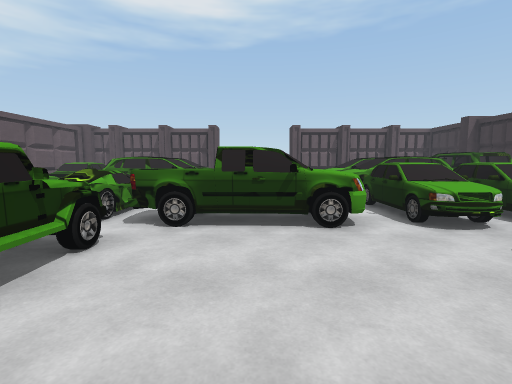
[1] (above)

24 first-person views from a walk through a Unity game level. The camera is 1.5 m above the floor, tilts 6° down and sees 85° across. The floor is counted in squares, 1 m on a side. Each view is taken from the middle of a square. On the plan, view 1 faces up. The plan holds only what a view shows up to about 14 squares ahead; the rest is blank. The place goes on beyond the plan. The player character is not drawn.

[2]
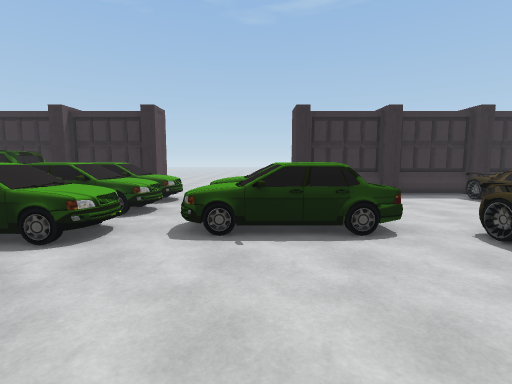

[3]
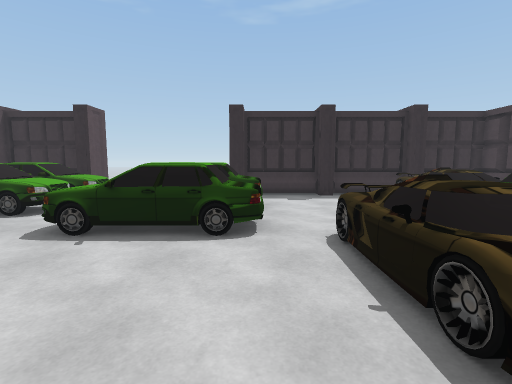

[4]
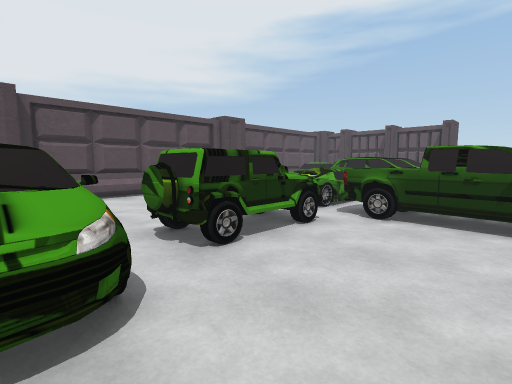

[5]
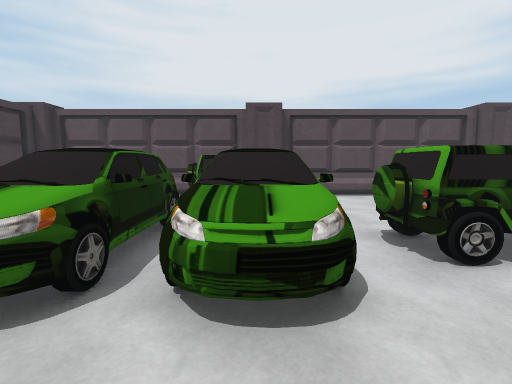

[6]
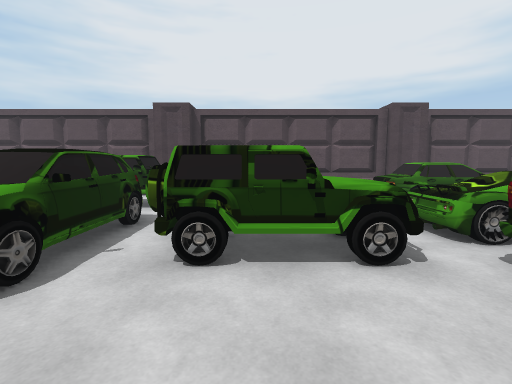

[7]
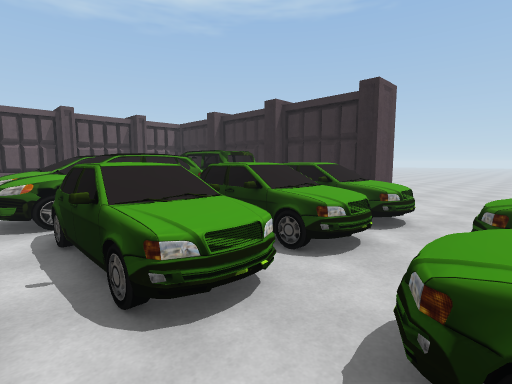

[8]
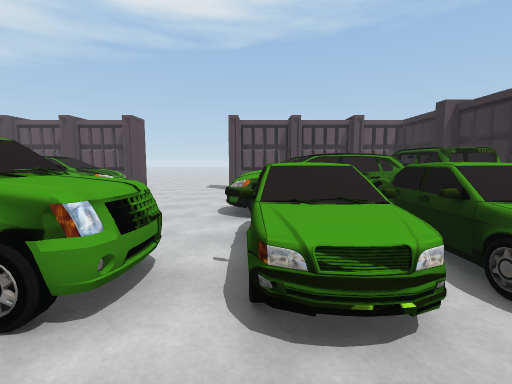

[9]
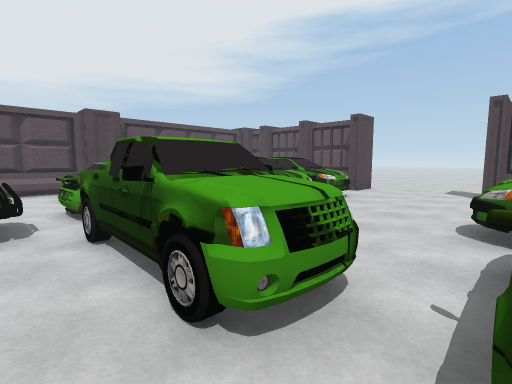

[10]
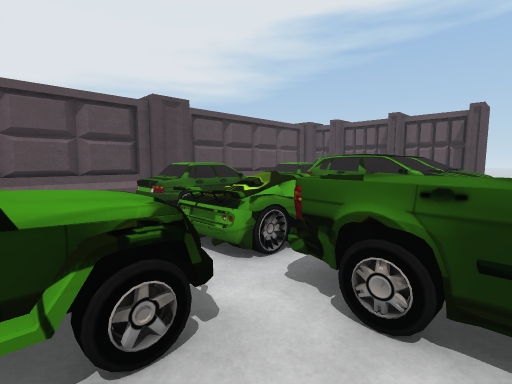

[11]
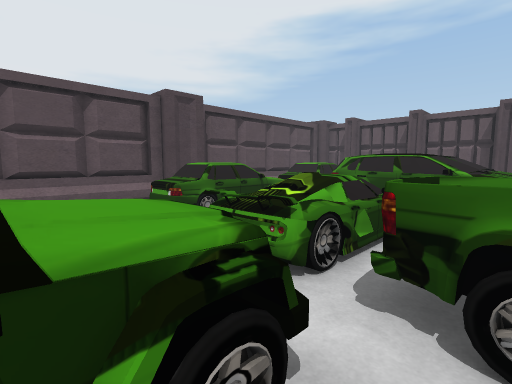

[12]
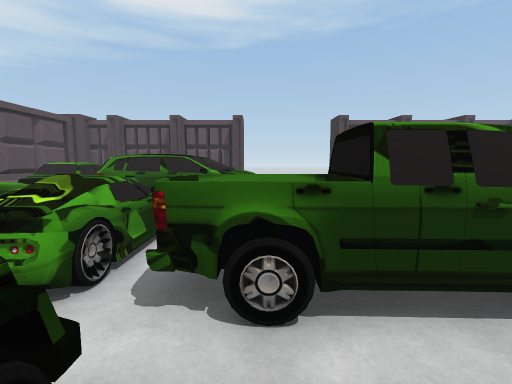

[13]
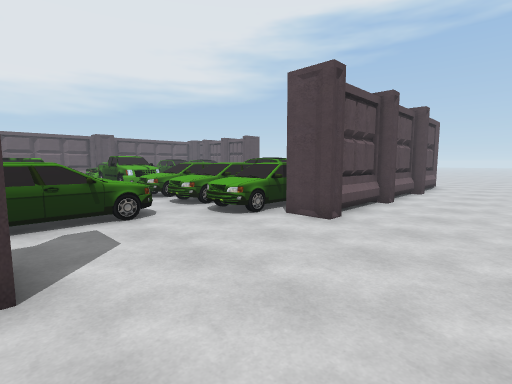

[14]
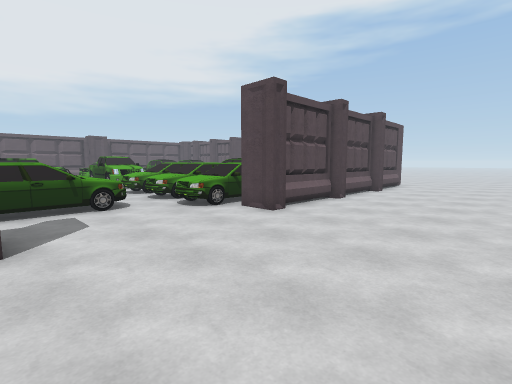

[15]
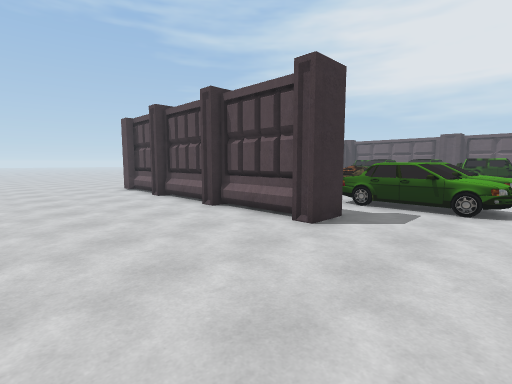

[16]
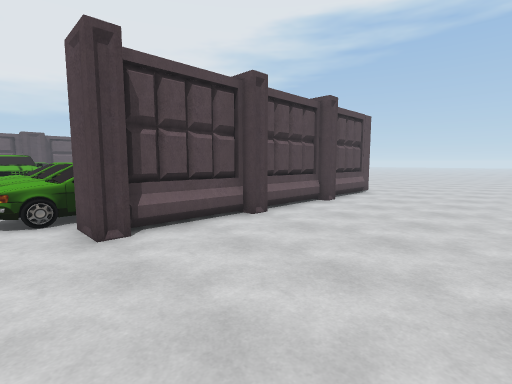

[17]
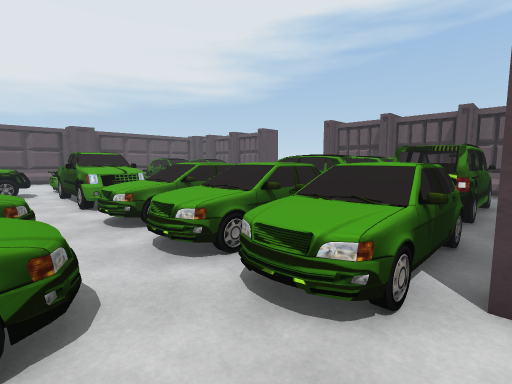

[18]
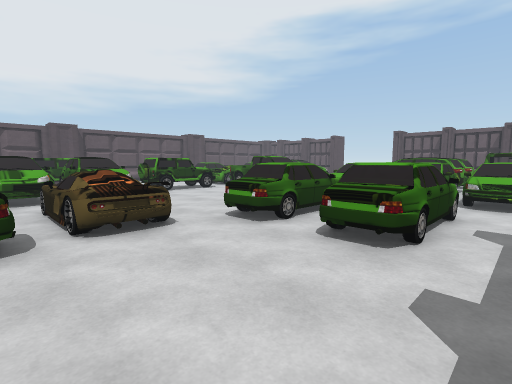

[19]
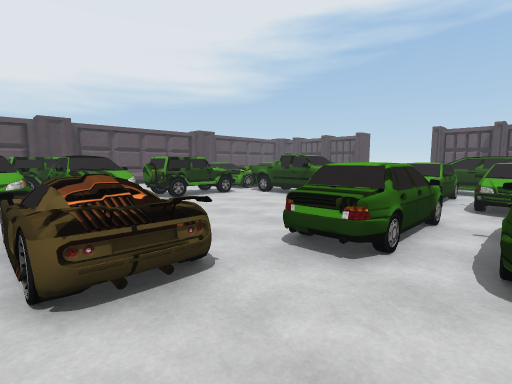

[20]
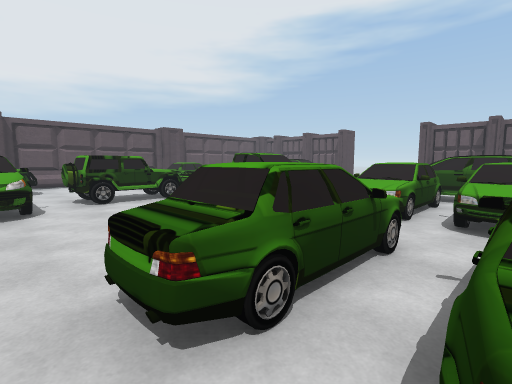

[21]
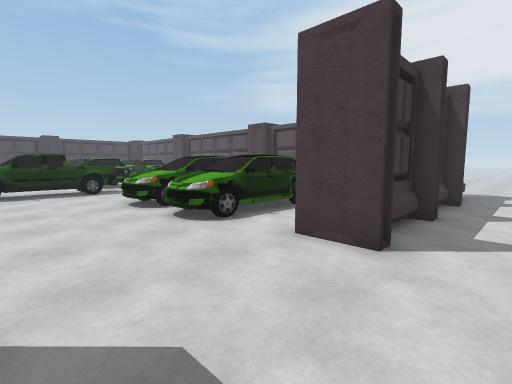

[22]
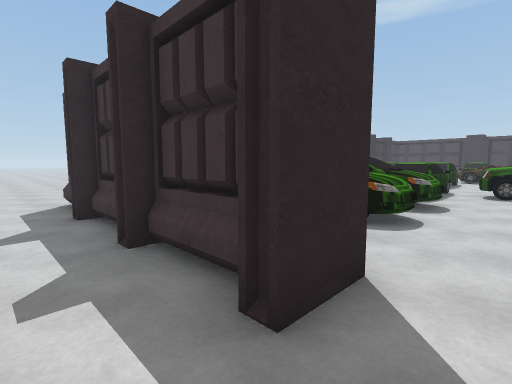

[23]
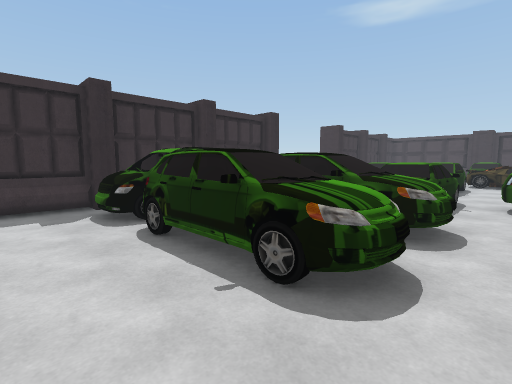

[24]
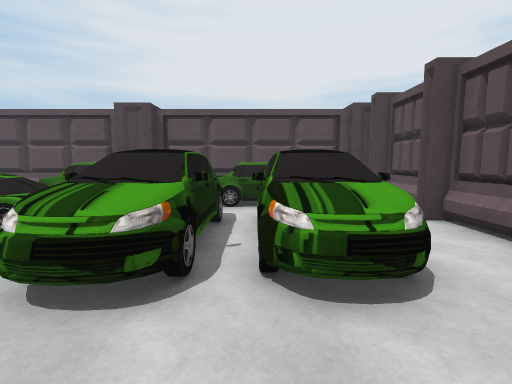

### Floor plan
Key: @ floor where view 1 was taken; # wall or solid block; . main floor; : floor 0.5 m higher than the main floor; + floor 1 m higher than the main floor; = window, fence, low wall or low ledge; ^ raised ledge; B box; C car; O other object.
Columns run from 15 left of view 1 to 19 right of it. Each row starts with its distance up from view 1.
 23       ......................    ..
 22 ..................................
 21 ..B  #BBB#BB#.....#BB#BBB# BB.....
 20    BB#BBB#BB#.....#BB#BBBBB  .....
 19    #     ..................BB.....
 18    #      .................BB.....
 17    #     OOOOO...........O.BB......
 16    # OO  OOOOO....OOOOOOOOO##......
 15    # OOOOOOOOO....OOOOOOOOOBB......
 14    # OOO OOOOO......   OOOOBB......
 13    # OO  OOOOO....OOOOOOOOOBB......
 12    #   OOOOOOO....OOOOOOOOO##......
 11    #  OO   C ......        BB......
 10    ##OOO CCC ......OOOOOOOOBB......
  9    ##OOO CCC.......OOOOOOOOBB......
  8    # OOO  CCOOOOOOOOOOOOOOO##......
  7    # .O..CCCOOOOOOOOOOOOOOO........
  6    # .....===O.OOO.OOOOOOOO........
  5    #     .^^^.......OO..O..........
  4    #..   .###.......OO.OO..........
  3    #......##=.......OO.OOO.........
  2    # .....##=.......OO.OO..........
  1    #  ##..=#........OO.OO..##......
  0    ## ^  OOOOO.@....OO.OO..BB......
 -1    ##### OOOOOO............BB......
 -2    ####O OOOOOO CCC+.......BB......
 -3    ##### OOOOOO CCC+:......##......
 -4    ##=   OOOOOO CCCC.......BB......
 -5    #     OOOO      OO......BB......

Positions as (right, up) in squares from view 1, and headings:
1: (0, 0), facing up
2: (-1, 3), facing right
3: (-1, 0), facing right
4: (1, -1), facing up-left
5: (1, -1), facing left
6: (1, 3), facing left
7: (3, 4), facing up-right
8: (4, 4), facing up
9: (4, 5), facing up-left
10: (-1, 4), facing up-left
11: (-2, 4), facing up-left
12: (-2, 4), facing up
13: (17, 1), facing up-left
14: (19, 1), facing up-left
15: (19, 5), facing down-left
16: (19, 6), facing up-left
17: (12, 4), facing up-left
18: (11, -5), facing up-left
19: (8, -4), facing up-left
20: (8, -1), facing up-left
21: (2, 23), facing down-left
22: (1, 23), facing down-right
23: (2, 19), facing down-right
24: (1, 15), facing left
